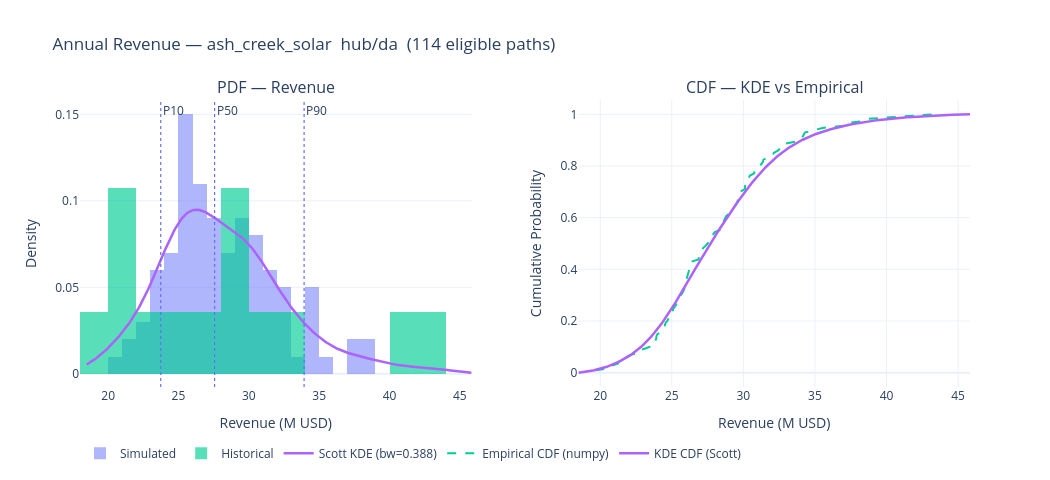

Notebook code cell kept with this figure:
### Code cell
# ═══════════════════════════════════════════════════════════════════
# Cell 5: Revenue histogram + KDE + empirical CDF + KS-test
# ═══════════════════════════════════════════════════════════════════

from scipy.stats import gaussian_kde, ks_2samp

rev_sim  = rev_elig[rev_elig["segment"] == "simulated"]["annual_revenue_usd"].values / 1e6
rev_hist = rev_elig[rev_elig["segment"] == "historical"]["annual_revenue_usd"].values / 1e6
rev_all  = rev_elig["annual_revenue_usd"].values / 1e6

# Scott KDE
kde_rev  = gaussian_kde(rev_all, bw_method=KDE_BW_METHOD)
x_rev    = np.linspace(rev_all.min() * 0.94, rev_all.max() * 1.06, 400)
y_rev    = kde_rev(x_rev)

# CDF: empirical (numpy) vs KDE integrated
rev_sorted = np.sort(rev_all)
empirical_cdf = np.arange(1, len(rev_sorted) + 1) / len(rev_sorted)

# KDE CDF: cumulative trapezoid integration
from scipy.integrate import cumulative_trapezoid
y_cdf_kde = cumulative_trapezoid(y_rev, x_rev, initial=0)
y_cdf_kde = y_cdf_kde / y_cdf_kde[-1]  # normalise to [0, 1]

# KS test: draw samples from KDE and compare against observed data
np.random.seed(42)
kde_samples = kde_rev.resample(2000).flatten()
ks_stat, ks_pval = ks_2samp(rev_all, kde_samples)

# Figure: side-by-side PDF | CDF
fig_rev = make_subplots(
    rows=1, cols=2,
    subplot_titles=["PDF — Revenue", "CDF — KDE vs Empirical"],
    horizontal_spacing=0.12
)

# — PDF panel —
if len(rev_sim) > 0:
    fig_rev.add_trace(go.Histogram(
        x=rev_sim, name="Simulated",
        histnorm="probability density",
        marker_color="rgba(99,110,250,0.5)", nbinsx=20
    ), row=1, col=1)
if len(rev_hist) > 0:
    fig_rev.add_trace(go.Histogram(
        x=rev_hist, name="Historical",
        histnorm="probability density",
        marker_color="rgba(0,204,150,0.65)", nbinsx=12
    ), row=1, col=1)
fig_rev.add_trace(go.Scatter(
    x=x_rev, y=y_rev,
    name=f"Scott KDE (bw={kde_rev.factor:.3f})",
    mode="lines", line=dict(color="#ab63fa", width=2.5)
), row=1, col=1)

# P10/P50/P90 on PDF
for pval, plabel in zip(np.percentile(rev_all, [10, 50, 90]), ["P10", "P50", "P90"]):
    fig_rev.add_vline(x=pval, line_dash="dot", line_color="#636efa", line_width=1.2,
                      annotation_text=plabel, row=1, col=1)

# — CDF panel —
fig_rev.add_trace(go.Scatter(
    x=rev_sorted, y=empirical_cdf,
    name="Empirical CDF (numpy)",
    mode="lines", line=dict(color="#00cc96", width=2, dash="dash")
), row=1, col=2)
fig_rev.add_trace(go.Scatter(
    x=x_rev, y=y_cdf_kde,
    name="KDE CDF (Scott)",
    mode="lines", line=dict(color="#ab63fa", width=2.5)
), row=1, col=2)

fig_rev.update_layout(
    title=f"Annual Revenue — {SITE}  {KIND}/{MARKET}  ({len(rev_all)} eligible paths)",
    xaxis_title="Revenue (M USD)", yaxis_title="Density",
    xaxis2_title="Revenue (M USD)", yaxis2_title="Cumulative Probability",
    barmode="overlay", template="plotly_white",
    legend=dict(orientation="h", y=-0.18), width=1050, height=480,
)
fig_rev.show()

# KS-test summary
print(f"\n{'─'*55}")
print(f"  KS-test: KDE samples (n=2000) vs observed data (n={len(rev_all)})")
print(f"  D-statistic : {ks_stat:.4f}")
print(f"  p-value     : {ks_pval:.4f}")
if ks_pval > 0.05:
    print(f"  Interpretation: KDE is a good fit (fail to reject H0 at 5%)")
else:
    print(f"  Interpretation: KDE differs from empirical at 5% significance")
print(f"{'─'*55}")

### Figure 1 — Plotly figure (JSON) as saved in the notebook; plotly's stock layout.template omitted (floating-point values rounded to 4 significant figures; data arrays with more than 128 entries replaced by an {"elided": "..."} marker saying what was removed)
{"data": [{"histnorm": "probability density", "marker": {"color": "rgba(99,110,250,0.5)"}, "name": "Simulated", "nbinsx": 20, "type": "histogram", "x": [25.98, 26.32, 23.74, 29.77, 33.68, 21.87, 24.79, 32.59, 38.3, 27.37, 25.19, 25.03, 30.11, 23.92, 27.77, 24.5, 22.2, 32.08, 26.41, 28.36, 30.12, 30.75, 30.38, 24.57, 26.16, 24.52, 23.85, 27.13, 24.27, 23.74, 29.37, 30.12, 29.8, 25.93, 27.92, 34.3, 22.81, 30.77, 29.6, 27.04, 26.91, 21.79, 28.01, 28.95, 25.81, 31.8, 34.22, 24.7, 31.06, 30.14, 23.91, 28.7, 29.59, 26.0, 27.64, 35.54, 26.06, 30.38, 25.31, 29.73, 27.19, 38.73, 24.39, 23.99, 26.25, 28.42, 22.85, 34.93, 25.58, 31.36, 37.01, 32.41, 26.06, 29.23, 34.03, 26.22, 32.63, 25.35, 20.78, 32.12, 25.65, 26.1, 27.64, 34.15, 31.4, 25.44, 31.26, 25.07, 28.64, 29.05, 25.87, 27.49, 26.93, 29.46, 37.1, 25.08, 26.34, 28.51, 25.09, 31.13], "xaxis": "x", "yaxis": "y"}, {"histnorm": "probability density", "marker": {"color": "rgba(0,204,150,0.65)"}, "name": "Historical", "nbinsx": 12, "type": "histogram", "x": [40.93, 25.73, 28.44, 30.46, 23.29, 21.31, 20.63, 26.86, 29.7, 21.22, 28.79, 43.24, 32.85, 19.65], "xaxis": "x", "yaxis": "y"}, {"line": {"color": "#ab63fa", "width": 2.5}, "mode": "lines", "name": "Scott KDE (bw=0.388)", "type": "scatter", "x": {"elided": "400 float values"}, "xaxis": "x", "y": {"elided": "400 float values"}, "yaxis": "y"}, {"line": {"color": "#00cc96", "dash": "dash", "width": 2}, "mode": "lines", "name": "Empirical CDF (numpy)", "type": "scatter", "x": [19.65, 20.63, 20.78, 21.22, 21.31, 21.79, 21.87, 22.2, 22.81, 22.85, 23.29, 23.74, 23.74, 23.85, 23.91, 23.92, 23.99, 24.27, 24.39, 24.5, 24.52, 24.57, 24.7, 24.79, 25.03, 25.07, 25.08, 25.09, 25.19, 25.31, 25.35, 25.44, 25.58, 25.65, 25.73, 25.81, 25.87, 25.93, 25.98, 26.0, 26.06, 26.06, 26.1, 26.16, 26.22, 26.25, 26.32, 26.34, 26.41, 26.86, 26.91, 26.93, 27.04, 27.13, 27.19, 27.37, 27.49, 27.64, 27.64, 27.77, 27.92, 28.01, 28.36, 28.42, 28.44, 28.51, 28.64, 28.7, 28.79, 28.95, 29.05, 29.23, 29.37, 29.46, 29.59, 29.6, 29.7, 29.73, 29.77, 29.8, 30.11, 30.12, 30.12, 30.14, 30.38, 30.38, 30.46, 30.75, 30.77, 31.06, 31.13, 31.26, 31.36, 31.4, 31.8, 32.08, 32.12, 32.41, 32.59, 32.63, 32.85, 33.68, 34.03, 34.15, 34.22, 34.3, 34.93, 35.54, 37.01, 37.1, 38.3, 38.73, 40.93, 43.24], "xaxis": "x2", "y": [0.008772, 0.01754, 0.02632, 0.03509, 0.04386, 0.05263, 0.0614, 0.07018, 0.07895, 0.08772, 0.09649, 0.1053, 0.114, 0.1228, 0.1316, 0.1404, 0.1491, 0.1579, 0.1667, 0.1754, 0.1842, 0.193, 0.2018, 0.2105, 0.2193, 0.2281, 0.2368, 0.2456, 0.2544, 0.2632, 0.2719, 0.2807, 0.2895, 0.2982, 0.307, 0.3158, 0.3246, 0.3333, 0.3421, 0.3509, 0.3596, 0.3684, 0.3772, 0.386, 0.3947, 0.4035, 0.4123, 0.4211, 0.4298, 0.4386, 0.4474, 0.4561, 0.4649, 0.4737, 0.4825, 0.4912, 0.5, 0.5088, 0.5175, 0.5263, 0.5351, 0.5439, 0.5526, 0.5614, 0.5702, 0.5789, 0.5877, 0.5965, 0.6053, 0.614, 0.6228, 0.6316, 0.6404, 0.6491, 0.6579, 0.6667, 0.6754, 0.6842, 0.693, 0.7018, 0.7105, 0.7193, 0.7281, 0.7368, 0.7456, 0.7544, 0.7632, 0.7719, 0.7807, 0.7895, 0.7982, 0.807, 0.8158, 0.8246, 0.8333, 0.8421, 0.8509, 0.8596, 0.8684, 0.8772, 0.886, 0.8947, 0.9035, 0.9123, 0.9211, 0.9298, 0.9386, 0.9474, 0.9561, 0.9649, 0.9737, 0.9825, 0.9912, 1.0], "yaxis": "y2"}, {"line": {"color": "#ab63fa", "width": 2.5}, "mode": "lines", "name": "KDE CDF (Scott)", "type": "scatter", "x": {"elided": "400 float values"}, "xaxis": "x2", "y": {"elided": "400 float values"}, "yaxis": "y2"}], "layout": {"annotations": [{"font": {"size": 16}, "showarrow": false, "text": "PDF — Revenue", "x": 0.22, "xanchor": "center", "xref": "paper", "y": 1, "yanchor": "bottom", "yref": "paper"}, {"font": {"size": 16}, "showarrow": false, "text": "CDF — KDE vs Empirical", "x": 0.78, "xanchor": "center", "xref": "paper", "y": 1, "yanchor": "bottom", "yref": "paper"}, {"showarrow": false, "text": "P10", "x": 23.74, "xanchor": "left", "xref": "x", "y": 1, "yanchor": "top", "yref": "y domain"}, {"showarrow": false, "text": "P50", "x": 27.57, "xanchor": "left", "xref": "x", "y": 1, "yanchor": "top", "yref": "y domain"}, {"showarrow": false, "text": "P90", "x": 33.93, "xanchor": "left", "xref": "x", "y": 1, "yanchor": "top", "yref": "y domain"}], "barmode": "overlay", "height": 480, "legend": {"orientation": "h", "y": -0.18}, "shapes": [{"line": {"color": "#636efa", "dash": "dot", "width": 1.2}, "type": "line", "x0": 23.74, "x1": 23.74, "xref": "x", "y0": 0, "y1": 1, "yref": "y domain"}, {"line": {"color": "#636efa", "dash": "dot", "width": 1.2}, "type": "line", "x0": 27.57, "x1": 27.57, "xref": "x", "y0": 0, "y1": 1, "yref": "y domain"}, {"line": {"color": "#636efa", "dash": "dot", "width": 1.2}, "type": "line", "x0": 33.93, "x1": 33.93, "xref": "x", "y0": 0, "y1": 1, "yref": "y domain"}], "title": {"text": "Annual Revenue — ash_creek_solar  hub/da  (114 eligible paths)"}, "width": 1050, "xaxis": {"anchor": "y", "domain": [0, 0.44], "title": {"text": "Revenue (M USD)"}}, "xaxis2": {"anchor": "y2", "domain": [0.56, 1], "title": {"text": "Revenue (M USD)"}}, "yaxis": {"anchor": "x", "domain": [0, 1], "title": {"text": "Density"}}, "yaxis2": {"anchor": "x2", "domain": [0, 1], "title": {"text": "Cumulative Probability"}}}}
